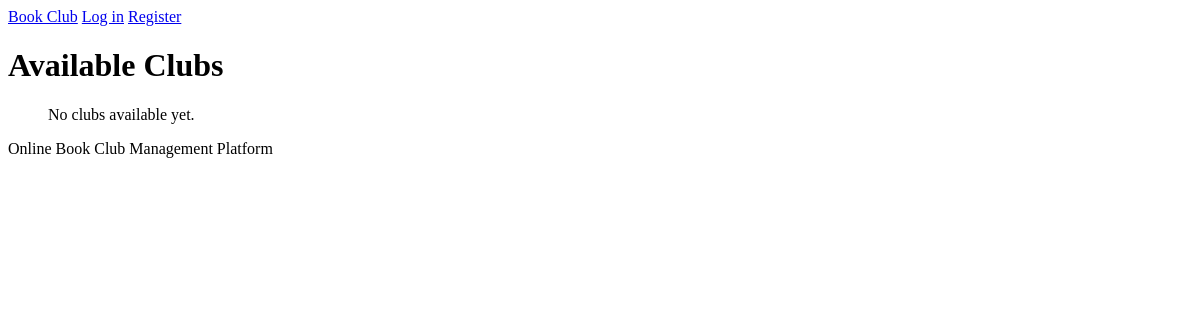
The app's page /clubs, older data.
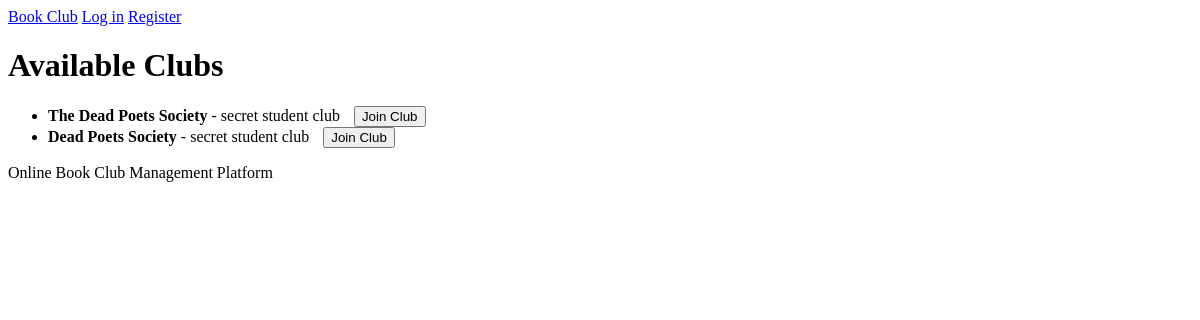
The same page, newer data.
### book_club/models.py (models this page shows, shortened)
class Club(models.Model):
    name = models.CharField(max_length=100, unique=True)
    description = models.TextField(blank=True)
    created_by = models.ForeignKey(settings.AUTH_USER_MODEL, on_delete=models.CASCADE, related_name="clubs_created")
    created_at = models.DateTimeField(auto_now_add=True)
    members = models.ManyToManyField(settings.AUTH_USER_MODEL, through="Membership", related_name="clubs")

### book_club/views.py (the view)
# urls.py: path("clubs", views.club_list, name="clubs"),
def club_list(request):
    all_clubs = Club.objects.all()
    joined_club_ids = []
    if request.user.is_authenticated:
        joined_club_ids = Membership.objects.filter(user=request.user).values_list('club_id', flat=True)
    return render(request, 'book_club/clubs.html', {
        "clubs": all_clubs,
        "joined_club_ids": list(joined_club_ids),
    })

### book_club/templates/book_club/clubs.html (shortened to what this page needs)
{% extends "book_club/layout.html" %}
{% block body %}
    <h1>Available Clubs</h1>
    <ul>
        {% for club in clubs %}
            <li>
                <strong>{{ club.name }}</strong> - {{ club.description }}
                {% if club.id in joined_club_ids %}
                    <span style="color: green; font-weight: bold; margin-left: 10px;">✓ Joined</span>
                {% else %}
                    <form action="{% url 'join_club' club.id %}" method="POST" style="display:inline; margin-left: 10px;">
                        <button type="submit">Join Club</button>
                    </form>
                {% endif %}
            </li>
        {% empty %}
            <p>No clubs available yet.</p>
        {% endfor %}
    </ul>
{% endblock %}

### book_club/templates/book_club/layout.html (shortened to what this page needs)
<!DOCTYPE html>
<html lang="en">
<head>
</head>
<body>
    <header>
        <nav>
            <a href="{% url 'index' %}">Book Club</a>
            {% if user.is_authenticated %}
                <span>Signed in as <strong>{{ user.username }}</strong></span>
                <a href="{% url 'logout' %}">Log out</a>
            {% else %}
                <a href="{% url 'login' %}">Log in</a>
                <a href="{% url 'register' %}">Register</a>
            {% endif %}
        </nav>
    </header>
    <main>
        {% block body %}
        {% endblock %}
    </main>
    <footer>
        <p>Online Book Club Management Platform</p>
    </footer>
</body>
</html>

Row changes from the older to the newer data that the page shows:
added Club: name "The Dead Poets Society", description "secret student club", shows "Join Club"
added Club: name "Dead Poets Society", description "secret student club", shows "Join Club"
Text that changed along with them:
text no longer shown: "No clubs available yet."
